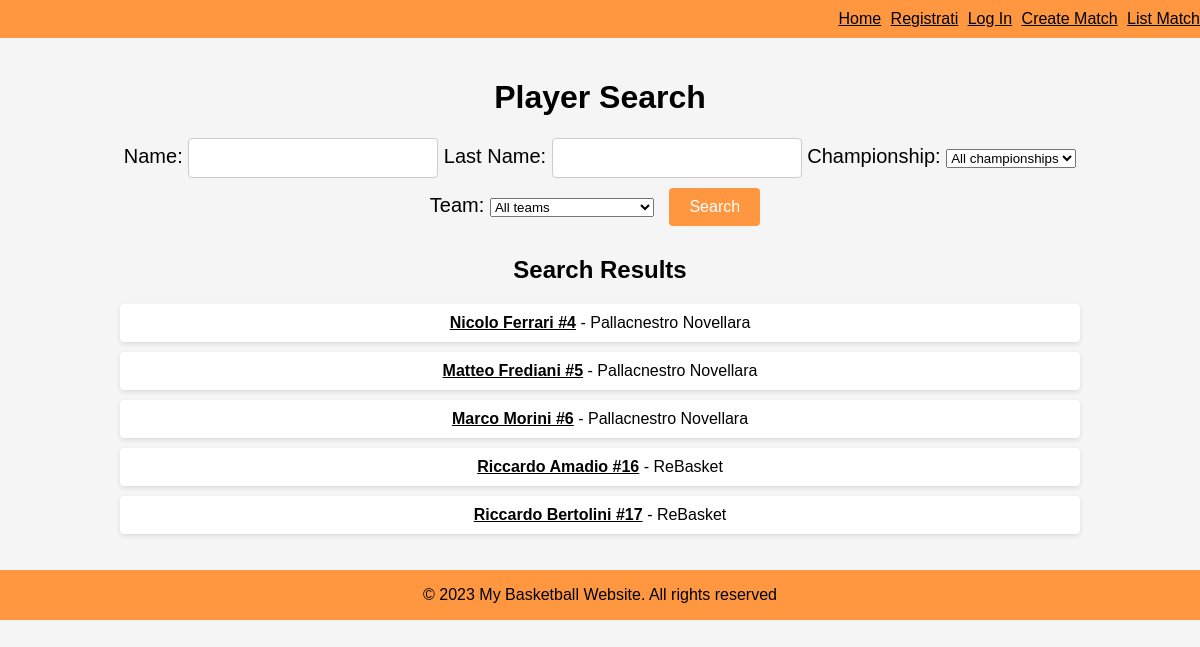
Before: /player/search/ with the older database file.
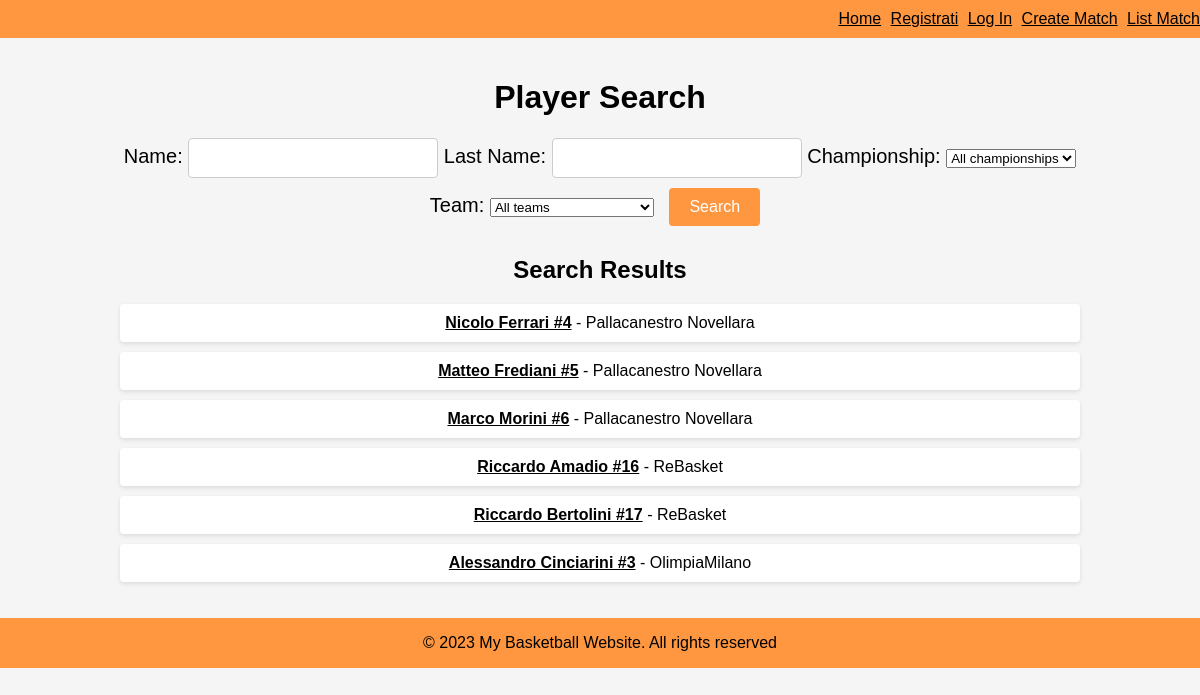
After: the same page with the newer database file.
### main/models.py (models this page shows, shortened)
class ChampionShip(models.Model):
    name = models.CharField(max_length=20)
    year = models.PositiveSmallIntegerField()
    location = models.CharField(max_length=20)

class Team(models.Model):
    name = models.CharField(max_length=30)
    city = models.CharField(max_length=20)
    main_sponsor: str = models.CharField(default=None, null=True, max_length=50)
    img = models.ImageField(upload_to='team_images/', blank=True, null=True)
    championships = models.ForeignKey(ChampionShip, on_delete=models.PROTECT, related_name='teams', null=True,
                                      blank=True)

class Player(models.Model):
    name = models.CharField(max_length=15)
    last_name = models.CharField(max_length=15)
    birth_date = models.DateTimeField()
    number: int = models.IntegerField()
    team = models.ForeignKey(Team, on_delete=models.PROTECT, related_name='players')
    profile_img = models.ImageField(upload_to='player_images/', blank=True, null=True)
    def __str__(self):
        return self.name + ' ' + self.last_name + ' #' + str(self.number)

### main/views.py (the view)
# urls.py: path('player/search/', player_search, name='player_search'),
def player_search(request):
    players = Player.objects.all()
    if request.method == 'POST':
        form = PlayerSearchForm(request.POST)
        if form.is_valid():
            name = form.cleaned_data.get('name')
            last_name = form.cleaned_data.get('last_name')
            team = form.cleaned_data.get('team')
            championship = form.cleaned_data.get('championship')
            if championship != '':
                players = players.filter(team__in=ChampionShip.objects.get(pk=championship).teams.all())
            if team != '':
                players = players.filter(team__exact=team)
            if name:
                players = players.filter(name__icontains=name)
            if last_name:
                players = players.filter(last_name__icontains=last_name)
    else:
        form = PlayerSearchForm()
    context = {'form': form,
               'players': players,
               }
    return render(request, 'player_search.html', context)

### main/forms.py
class PlayerSearchForm(forms.Form):
    name = forms.CharField(label="Name", max_length=100, min_length=3, required=False)
    last_name = forms.CharField(label="Last Name", max_length=100, min_length=3, required=False)
    championship = forms.ChoiceField(choices=[], required=False)
    team = forms.ChoiceField(choices=[], required=False)
    def __init__(self, *args, **kwargs):
        super().__init__(*args, **kwargs)
        self.fields['championship'].choices = self.get_championship_choices()
        self.fields['team'].choices = self.get_team_choices()
    def get_championship_choices(self):
        championships = ChampionShip.objects.all()
        choices = [('', 'All championships')]
        choices += [(championship.id, championship.name) for championship in championships]
        return choices
    def get_team_choices(self):
        teams = Team.objects.all()
        choices = [('', 'All teams')]
        choices += [(team.id, team.name) for team in teams]
        return choices

### main/templates/player_search.html (shortened to what this page needs)
{% extends 'base.html' %}
{% load crispy_forms_tags %}
{% block content %}
    <h1>Player Search</h1>
    <form method="POST" action="{% url 'main:player_search' %}">
        {{ form }}
        <button type="submit">Search</button>
    </form>
    <h2>Search Results</h2>
    {% if players %}
        <ul>
            {% for player in players %}
                <li>
                    <strong><a href="{% url 'main:player-detail' player.id %}"> {{ player }}</a></strong>
                    - {{ player.team.name }}
                </li>
            {% empty %}
                <li class="no-results">No players found.</li>
            {% endfor %}
        </ul>
    {% else %}
        <p class="no-results">No players found.</p>
    {% endif %}
{% endblock %}

### main/templates/base.html (shortened to what this page needs)
{% load static %}
{% load crispy_forms_tags %}
{% load crispy_forms_filters %}
<!DOCTYPE html>
<html lang="en">
<head>
    <link rel="stylesheet" type="text/css" href="{% static 'css/style.css' %}">
</head>
<body>
    <header class="header">
        <div class="links">
            <a href="{% url 'main:homepage' %}">Home</a>
            <a href="{% url 'main:register' %}">Registrati</a>
            <a href="{% url 'main:log-in' %}">Log In</a>
            <a href="{% url 'main:create-match' %}">Create Match</a>
            <a href="{% url 'main:list-matches' %}">List Match</a>
            </div>
    </header>
    <div class="container">
        {% block content %}{% endblock %}
    </div>
    <footer class="footer">
        {% block footer %}
            <p>&copy; 2023 My Basketball Website. All rights reserved</p>
        {% endblock %}
    </footer>
</body>
</html>

### main/static/css/style.css (style rules this page uses)
body { font-family: Arial, sans-serif; margin: 0; background-color: #f5f5f5; }
.container { max-width: 960px; margin: 0 auto; padding: 20px; text-align: center; }
.header { background-color: #ff9741; padding-top: 10px; padding-bottom: 10px; }
.links { text-align: right; }
.header a { margin-left: 5px; text-align: right; }
a { color: black; }
.footer { background-color: #ff9741; color: #000; position: absolute; bottom: auto; width: 100%; text-align: center; }
h1 { text-align: center; }
form { margin-bottom: 20px; text-align: center; font-size: 20px; }
input[type="text"] { padding: 10px; font-size: 16px; border: 1px solid #ccc; border-radius: 4px; width: 250px; max-width: 100%; box-sizing: border-box; }
button[type="submit"] { padding: 10px 20px; font-size: 16px; background-color: #ff9741; color: white; border: none; border-radius: 4px; cursor: pointer; margin: 10px; }
ul { list-style-type: none; padding: 0; }
li { background-color: #fff; padding: 10px; margin-bottom: 10px; border-radius: 4px; box-shadow: 0 2px 4px rgba(0, 0, 0, 0.1); }
li:last-child { margin-bottom: 0; }

Changed rows visible on the page:
changed through a linked row, Player "Nicolo Ferrari #4": team.name "Pallacnestro Novellara" → "Pallacanestro Novellara"
changed through a linked row, Player "Matteo Frediani #5": team.name "Pallacnestro Novellara" → "Pallacanestro Novellara"
changed through a linked row, Player "Marco Morini #6": team.name "Pallacnestro Novellara" → "Pallacanestro Novellara"
added Player: name+last_name+number "Alessandro Cinciarini #3", team.name "OlimpiaMilano"
